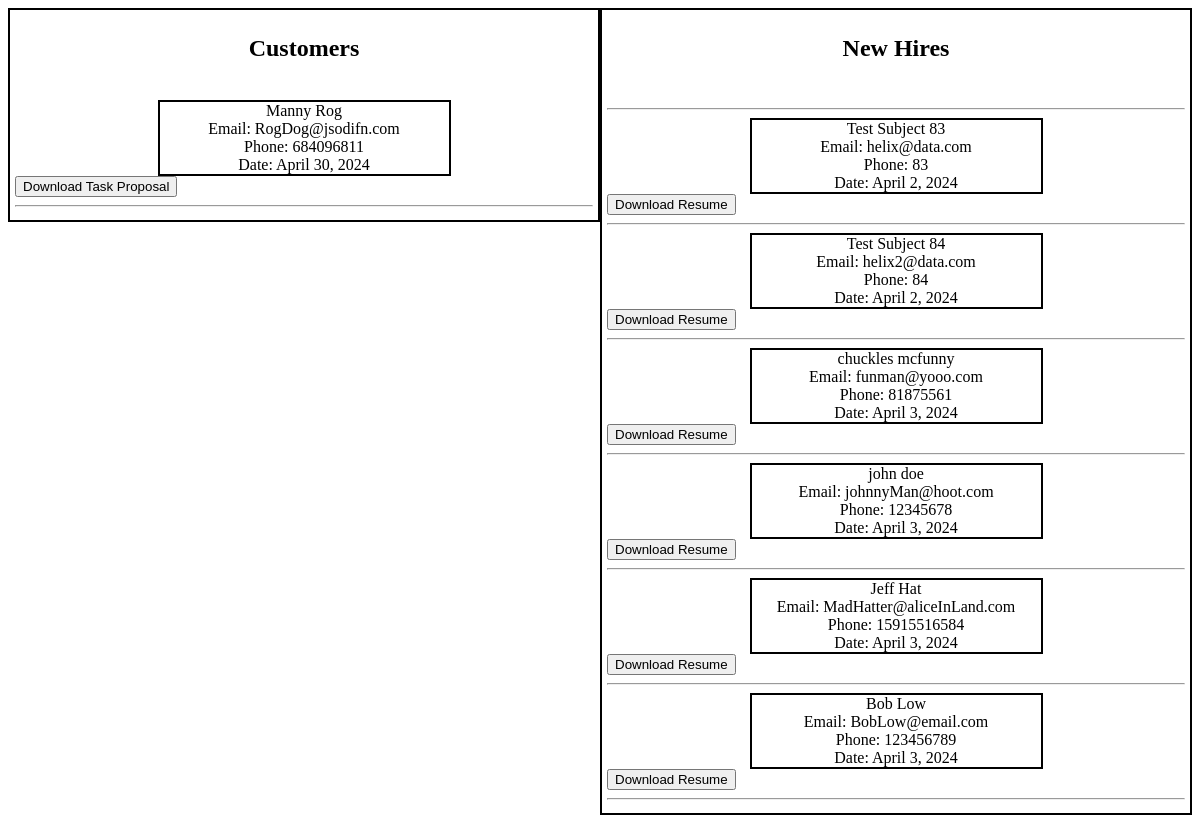
The page /app/account/ on the database its author committed.
### myapp/models.py (models this page shows, shortened)
class Person(models.Model):
    firstName = models.CharField(max_length = 20)
    lastName = models.CharField(max_length = 30)
    email = models.EmailField(max_length = 80)
    phone = models.CharField(max_length = 25)
    file = models.FileField(upload_to= 'tasks/')
    today = models.DateField(auto_now = True)

class Hire(models.Model):
    firstName = models.CharField(max_length = 20)
    lastName = models.CharField(max_length = 30)
    email = models.EmailField(max_length = 80)
    phone = models.CharField(max_length = 25)
    file = models.FileField(upload_to='resumes/')
    today = models.DateField(auto_now = True)

### myapp/views.py (the view)
# urls.py: path('account/', views.account, name='account'),
def account(request):
    all_person = Person.objects.all    #gets all of the people from the Person table
    all_hire = Hire.objects.all
    return render(request, 'account.html', {'all_P':all_person, 'all_H':all_hire })  #code that allows to input data through the name of 'all'

### myapp/templates/account.html (shortened to what this page needs)
{% load static %}
<!DOCTYPE html>
<html lang="en">
<head>
    <link rel="stylesheet" type="text/css" href="{% static 'work.css' %}"/>
</head>
<body>
    <div class="section">
        <h2>Customers</h2> <br/>
        {% for item in all_P %}
        <p>{{ item.firstName }} {{ item.lastName }} <br/>
            Email: {{item.email}} <br/>
            Phone: {{item.phone}} <br/>
            Date: {{item.today}}
        </p>
        <form action="{% url 'workDownload'%}" method="post">
            <button type="submit">Download Task Proposal</button>
        </form>
        <hr>
        {% endfor %}
    </div>
    <div class="section">
        <h2>New Hires</h2> <br/>
        <hr>
    {% for item in all_H %}
        <p>{{ item.firstName }} {{ item.lastName }} <br/>
            Email: {{item.email}} <br/>
            Phone: {{item.phone}} <br/>
            Date: {{item.today}}
        </p>
        <form action="{% url 'workDownload'%}" method="post">
            <button type="submit">Download Resume</button>
        </form>
        <hr>
    {% endfor %}
    </div>
</body>
</html>

### myapp/static/work.css (style rules this page uses)
h2 { text-align: center; }
p { width: 50%; border: 2px solid black; text-align: center; margin:auto; }
.section { float:left; width: 50%; box-sizing:border-box; padding: 5px; border: 2px solid black; }

### rows shown on the page
Person: firstName "Manny", lastName "Rog", email "RogDog@jsodifn.com", phone "684096811", today "April 30, 2024"
Hire: firstName "Test", lastName "Subject 83", email "helix@data.com", phone "83", today "April 2, 2024"
Hire: firstName "Test", lastName "Subject 84", email "helix2@data.com", phone "84", today "April 2, 2024"
Hire: firstName "chuckles", lastName "mcfunny", email "funman@yooo.com", phone "81875561", today "April 3, 2024"
Hire: firstName "john", lastName "doe", email "johnnyMan@hoot.com", phone "12345678", today "April 3, 2024"
Hire: firstName "Jeff", lastName "Hat", email "MadHatter@aliceInLand.com", phone "15915516584", today "April 3, 2024"
Hire: firstName "Bob", lastName "Low", email "BobLow@email.com", phone "123456789", today "April 3, 2024"
